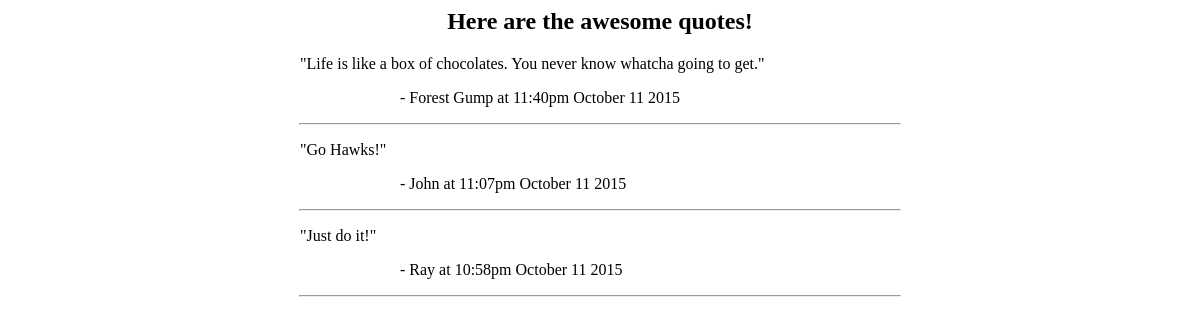
Screenshot of /main.php with the database file from the repository.
### tables this page shows
CREATE TABLE `quotes` (
  `id` int(11) NOT NULL AUTO_INCREMENT,
  `name` varchar(45) DEFAULT NULL,
  `quote` varchar(255) DEFAULT NULL,
  `created_at` datetime DEFAULT NULL,
  `updated_at` datetime DEFAULT NULL,
  PRIMARY KEY (`id`)
);

### connection.php (called while the page is built, shortened)
<?php
$connection = new mysqli(DB_HOST, DB_USER, DB_PASS, DB_DATABASE);
function fetch_all($query)
{
	$data = array();
	global $connection;
	$result = $connection->query($query);
	while($row = mysqli_fetch_assoc($result))
	{
		$data[] = $row;
	}
	return $data;
}
?>

### main.php (the view, shortened to what this page needs)
<?php
	require_once("connection.php");
?>
<html>
	<head>
		<link rel="stylesheet" type="text/css" href="style.css">
	</head>
	<body>
		<div class="container1">
			<h2>Here are the awesome quotes!</h2>
			<?php
				$query = "SELECT name, quote, created_at
						  FROM quotes
						  ORDER BY created_at DESC";
				$results = fetch_all($query);
				foreach($results as $row)
				{
					$str_to_time = strtotime($row["created_at"]);
					$date = date("g:ia F d Y", $str_to_time);
			?>
				<p><?= "\"" . $row["quote"] . "\"" ?></p>
				<p class="indent"><?= "- " . $row["name"] . " at " . $date ?></p><hr>
			<?php
				}
			?>
		</div>
	</body>
</html>

### style.css (style rules this page uses)
div.container1 { width: 800px; min-height: 600px; margin: 0px auto; }
div.container1 h2 { text-align: center; }
p { margin-left: 100px; }
p.indent { margin-left: 200px; }
hr { width: 600px; }

### rows the page displays
quotes: quote "Life is like a box of chocolates. You never know whatcha going to get.", name "Forest Gump", created_at "11:40pm October 11 2015"
quotes: quote "Go Hawks!", name "John", created_at "11:07pm October 11 2015"
quotes: quote "Just do it!", name "Ray", created_at "10:58pm October 11 2015"
